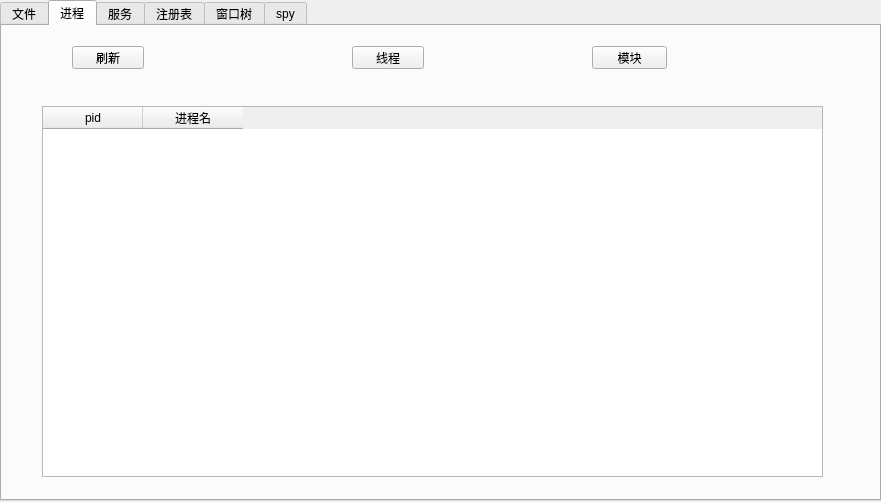
<?xml version="1.0" encoding="UTF-8"?>
<ui version="4.0">
 <class>MainWindow</class>
 <widget class="QMainWindow" name="MainWindow">
  <property name="geometry">
   <rect>
    <x>0</x>
    <y>0</y>
    <width>881</width>
    <height>502</height>
   </rect>
  </property>
  <property name="windowTitle">
   <string>MainWindow</string>
  </property>
  <widget class="QWidget" name="centralWidget">
   <widget class="QTabWidget" name="tabWidget">
    <property name="geometry">
     <rect>
      <x>0</x>
      <y>0</y>
      <width>881</width>
      <height>501</height>
     </rect>
    </property>
    <property name="currentIndex">
     <number>1</number>
    </property>
    <widget class="QWidget" name="tab">
     <attribute name="title">
      <string>文件</string>
     </attribute>
     <widget class="QComboBox" name="comboBox">
      <property name="geometry">
       <rect>
        <x>20</x>
        <y>10</y>
        <width>81</width>
        <height>21</height>
       </rect>
      </property>
     </widget>
     <widget class="QLineEdit" name="lineEdit">
      <property name="geometry">
       <rect>
        <x>170</x>
        <y>10</y>
        <width>671</width>
        <height>20</height>
       </rect>
      </property>
     </widget>
     <widget class="QListWidget" name="listWidget">
      <property name="geometry">
       <rect>
        <x>20</x>
        <y>60</y>
        <width>821</width>
        <height>401</height>
       </rect>
      </property>
     </widget>
    </widget>
    <widget class="QWidget" name="tab_2">
     <attribute name="title">
      <string>进程</string>
     </attribute>
     <widget class="QPushButton" name="pushButton">
      <property name="geometry">
       <rect>
        <x>70</x>
        <y>20</y>
        <width>72</width>
        <height>23</height>
       </rect>
      </property>
      <property name="text">
       <string>刷新</string>
      </property>
     </widget>
     <widget class="QPushButton" name="pushButton_2">
      <property name="geometry">
       <rect>
        <x>350</x>
        <y>20</y>
        <width>72</width>
        <height>23</height>
       </rect>
      </property>
      <property name="text">
       <string>线程</string>
      </property>
     </widget>
     <widget class="QPushButton" name="pushButton_3">
      <property name="geometry">
       <rect>
        <x>590</x>
        <y>20</y>
        <width>75</width>
        <height>23</height>
       </rect>
      </property>
      <property name="text">
       <string>模块</string>
      </property>
     </widget>
     <widget class="QTableWidget" name="tableWidget">
      <property name="geometry">
       <rect>
        <x>40</x>
        <y>80</y>
        <width>781</width>
        <height>371</height>
       </rect>
      </property>
      <property name="columnCount">
       <number>2</number>
      </property>
      <column>
       <property name="text">
        <string>pid</string>
       </property>
      </column>
      <column>
       <property name="text">
        <string>进程名</string>
       </property>
      </column>
     </widget>
    </widget>
    <widget class="QWidget" name="tab_3">
     <attribute name="title">
      <string>服务</string>
     </attribute>
    </widget>
    <widget class="QWidget" name="tab_4">
     <attribute name="title">
      <string>注册表</string>
     </attribute>
    </widget>
    <widget class="QWidget" name="tab_5">
     <attribute name="title">
      <string>窗口树</string>
     </attribute>
    </widget>
    <widget class="QWidget" name="tab_6">
     <attribute name="title">
      <string>spy</string>
     </attribute>
    </widget>
   </widget>
  </widget>
 </widget>
 <layoutdefault spacing="6" margin="11"/>
 <resources/>
 <connections/>
</ui>
